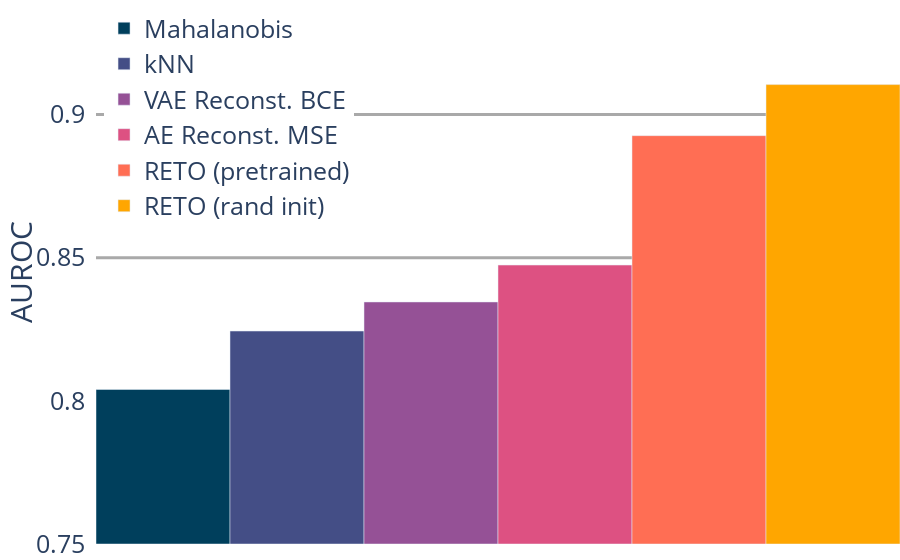

Here is the notebook cell this chart was saved with:
### Code cell
colors = [
    "#003f5c",
    "#444e86",
    "#955196",
    "#dd5182",
    "#ff6e54",
    "#ffa600",
]

bars = []

base = 0.75

for im, (m, auroc) in enumerate(top):
    nice_method_name = alias[m]
    
    bar = go.Bar(
        name=nice_method_name,
        x=[""],
        y=[auroc / 100 - base],
        marker_color=colors[im],
        base=base,
    )
    bars.append(bar)


fig = go.Figure(data=bars)


fig.update_layout(
    margin=dict(
        l=0, r=0, t=0, b=0,
        pad=10
    ),
    yaxis = dict(
        tickmode = 'linear',
        tick0 = 0.75,
        dtick = 0.05
    ),
    legend=dict(
        yanchor="top",
        y=0.99,
        xanchor="left",
        x=0.01
    ),
    #paper_bgcolor='rgba(0,0,0,0)',
    plot_bgcolor='rgba(0,0,0,0)',
    yaxis_showgrid=True,
    yaxis_gridwidth=3,
    yaxis_gridcolor="darkgray",
    font_size=25,
    yaxis_title="AUROC",
)
fig.update_xaxes(range=[-0.4, 0.4])

fig.update_yaxes(range=[0.75, 0.94])


fig.show()

### Figure 1 — Plotly figure (JSON) as saved in the notebook; plotly's stock layout.template omitted (floating-point values rounded to 4 significant figures)
{"data": [{"base": 0.75, "marker": {"color": "#003f5c"}, "name": "Mahalanobis", "type": "bar", "x": [""], "y": [0.05396]}, {"base": 0.75, "marker": {"color": "#444e86"}, "name": "kNN", "type": "bar", "x": [""], "y": [0.07437]}, {"base": 0.75, "marker": {"color": "#955196"}, "name": "VAE Reconst. BCE", "type": "bar", "x": [""], "y": [0.08453]}, {"base": 0.75, "marker": {"color": "#dd5182"}, "name": "AE Reconst. MSE", "type": "bar", "x": [""], "y": [0.09742]}, {"base": 0.75, "marker": {"color": "#ff6e54"}, "name": "RETO (pretrained)", "type": "bar", "x": [""], "y": [0.1426]}, {"base": 0.75, "marker": {"color": "#ffa600"}, "name": "RETO (rand init)", "type": "bar", "x": [""], "y": [0.1605]}], "layout": {"autosize": true, "font": {"size": 25}, "legend": {"x": 0.01, "xanchor": "left", "y": 0.99, "yanchor": "top"}, "margin": {"b": 0, "l": 0, "pad": 10, "r": 0, "t": 0}, "plot_bgcolor": "rgba(0, 0, 0, 0)", "xaxis": {"range": [-0.4, 0.4], "type": "category"}, "yaxis": {"dtick": 0.05, "gridcolor": "darkgray", "gridwidth": 3, "range": [0.75, 0.94], "showgrid": true, "tick0": 0.75, "tickmode": "linear", "title": {"text": "AUROC"}, "type": "linear"}}}
